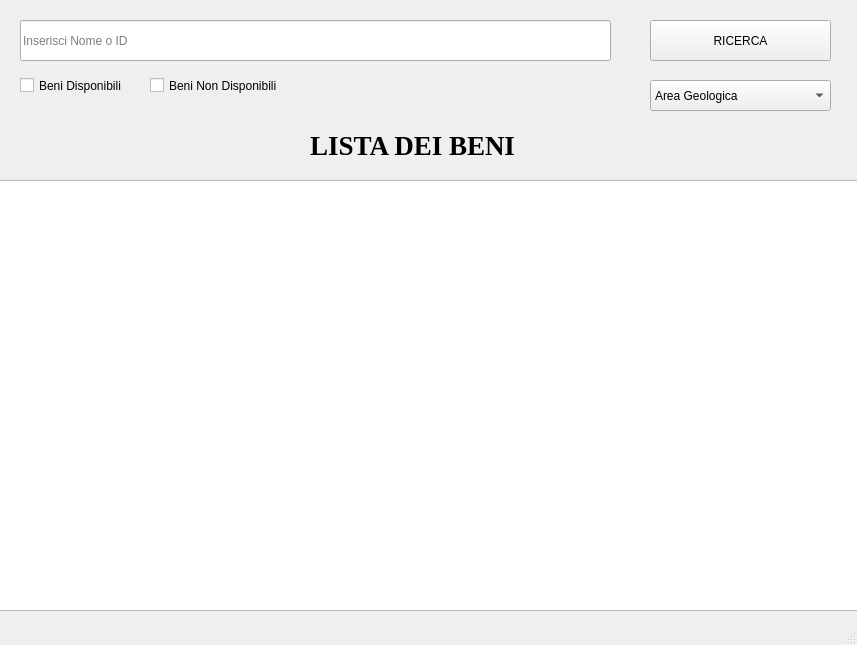
<?xml version="1.0" encoding="UTF-8"?>
<ui version="4.0">
 <class>VistaListaBeniCliente</class>
 <widget class="QMainWindow" name="VistaListaBeniCliente">
  <property name="geometry">
   <rect>
    <x>0</x>
    <y>0</y>
    <width>857</width>
    <height>645</height>
   </rect>
  </property>
  <property name="windowTitle">
   <string>Vista lista beni</string>
  </property>
  <widget class="QWidget" name="centralwidget">
   <widget class="QComboBox" name="comboBox">
    <property name="geometry">
     <rect>
      <x>650</x>
      <y>80</y>
      <width>181</width>
      <height>31</height>
     </rect>
    </property>
    <item>
     <property name="text">
      <string>Area Geologica</string>
     </property>
    </item>
    <item>
     <property name="text">
      <string>Area Zoologica</string>
     </property>
    </item>
    <item>
     <property name="text">
      <string>Area Paleontologica</string>
     </property>
    </item>
    <item>
     <property name="text">
      <string>Area esposizione temporanee</string>
     </property>
    </item>
    <item>
     <property name="text">
      <string>Science room</string>
     </property>
    </item>
   </widget>
   <widget class="QLineEdit" name="lineEdit">
    <property name="geometry">
     <rect>
      <x>20</x>
      <y>20</y>
      <width>591</width>
      <height>41</height>
     </rect>
    </property>
    <property name="placeholderText">
     <string>Inserisci Nome o ID</string>
    </property>
   </widget>
   <widget class="QCheckBox" name="checkBox">
    <property name="geometry">
     <rect>
      <x>20</x>
      <y>70</y>
      <width>181</width>
      <height>31</height>
     </rect>
    </property>
    <property name="text">
     <string>Beni Disponibili</string>
    </property>
   </widget>
   <widget class="QCheckBox" name="checkBox_2">
    <property name="geometry">
     <rect>
      <x>150</x>
      <y>70</y>
      <width>171</width>
      <height>31</height>
     </rect>
    </property>
    <property name="text">
     <string>Beni Non Disponibili</string>
    </property>
   </widget>
   <widget class="QPushButton" name="pushButton">
    <property name="geometry">
     <rect>
      <x>650</x>
      <y>20</y>
      <width>181</width>
      <height>41</height>
     </rect>
    </property>
    <property name="text">
     <string>RICERCA</string>
    </property>
   </widget>
   <widget class="QListView" name="listView">
    <property name="geometry">
     <rect>
      <x>-10</x>
      <y>180</y>
      <width>871</width>
      <height>431</height>
     </rect>
    </property>
   </widget>
   <widget class="QLabel" name="label">
    <property name="geometry">
     <rect>
      <x>310</x>
      <y>120</y>
      <width>331</width>
      <height>51</height>
     </rect>
    </property>
    <property name="font">
     <font>
      <family>Times New Roman</family>
      <pointsize>20</pointsize>
      <weight>75</weight>
      <bold>true</bold>
     </font>
    </property>
    <property name="text">
     <string>LISTA DEI BENI</string>
    </property>
   </widget>
  </widget>
  <widget class="QMenuBar" name="menubar">
   <property name="geometry">
    <rect>
     <x>0</x>
     <y>0</y>
     <width>857</width>
     <height>22</height>
    </rect>
   </property>
  </widget>
  <widget class="QStatusBar" name="statusbar"/>
 </widget>
 <resources/>
 <connections/>
</ui>
